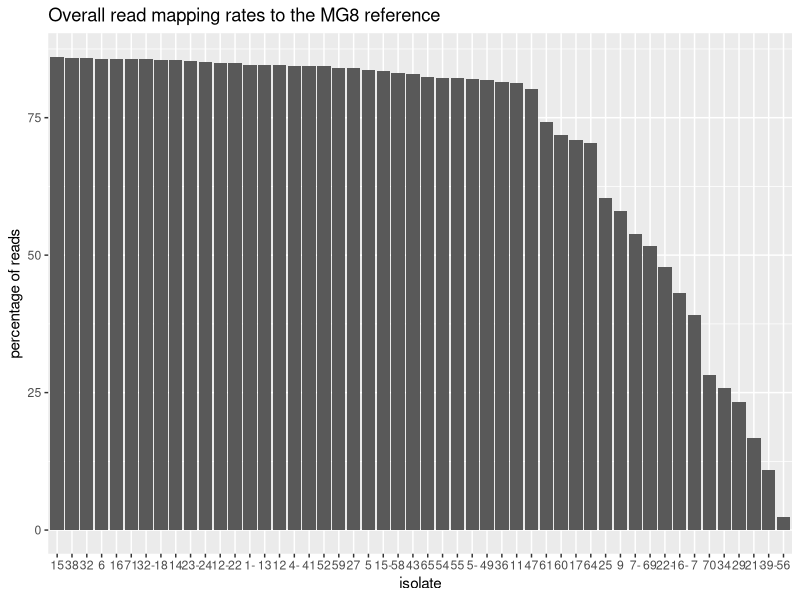

Here is the R script that generated this plot:
library(dplyr)
library(ggplot2)

# reading in the mapping stats
dat = read.table("mapping_stats_all_isolates.txt")
str(dat)
dat = dat[c(2,3)]
head(dat)
colnames(dat) <- c("isolate","mapping to MG8")
dat$`mapping to MG8` = as.double(sub("%","",dat$`mapping to MG8`))

# to plot them in a certain order, we must transforme into a factor and fix the factor levels
dat$isolate <- factor(dat$isolate, levels = dat$isolate[order(dat$`mapping to MG8`,decreasing = T)])

dat %>% ggplot(aes(y=`mapping to MG8`, x = isolate)) + geom_bar(stat = "identity") + labs(y="percentage of reads", title = "Overall read mapping rates to the MG8 reference")
